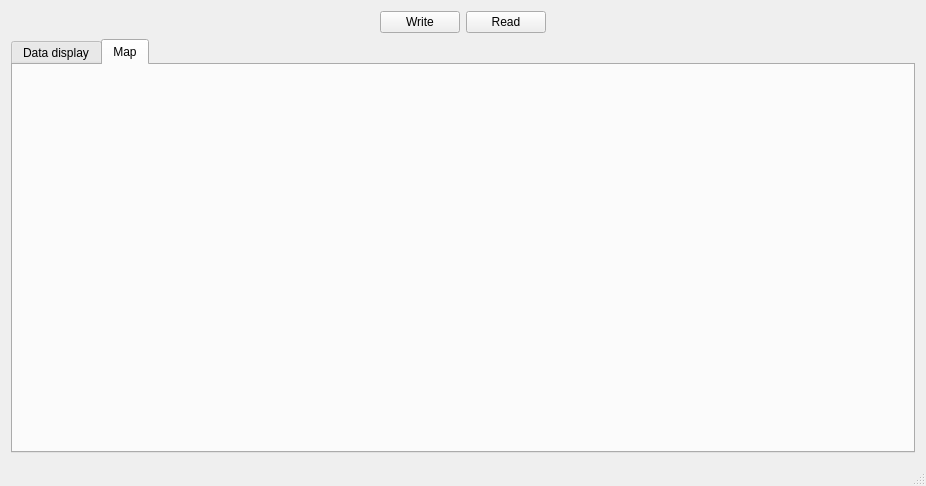
<?xml version="1.0" encoding="UTF-8"?>
<ui version="4.0">
 <class>MainWindow</class>
 <widget class="QMainWindow" name="MainWindow">
  <property name="geometry">
   <rect>
    <x>0</x>
    <y>0</y>
    <width>926</width>
    <height>486</height>
   </rect>
  </property>
  <property name="windowTitle">
   <string>MainWindow</string>
  </property>
  <widget class="QWidget" name="centralWidget">
   <layout class="QVBoxLayout" name="verticalLayout">
    <item>
     <layout class="QHBoxLayout" name="horizontalLayout_2">
      <item>
       <spacer name="horizontalSpacer">
        <property name="orientation">
         <enum>Qt::Horizontal</enum>
        </property>
        <property name="sizeHint" stdset="0">
         <size>
          <width>40</width>
          <height>20</height>
         </size>
        </property>
       </spacer>
      </item>
      <item>
       <widget class="QPushButton" name="decodeFileButton">
        <property name="text">
         <string>Write</string>
        </property>
       </widget>
      </item>
      <item>
       <widget class="QPushButton" name="readButton">
        <property name="text">
         <string>Read</string>
        </property>
       </widget>
      </item>
      <item>
       <spacer name="horizontalSpacer_2">
        <property name="orientation">
         <enum>Qt::Horizontal</enum>
        </property>
        <property name="sizeHint" stdset="0">
         <size>
          <width>40</width>
          <height>20</height>
         </size>
        </property>
       </spacer>
      </item>
     </layout>
    </item>
    <item>
     <widget class="QTabWidget" name="tabWidget">
      <property name="currentIndex">
       <number>1</number>
      </property>
      <widget class="QWidget" name="dataTab">
       <attribute name="title">
        <string>Data display</string>
       </attribute>
       <layout class="QVBoxLayout" name="verticalLayout_2">
        <item>
         <widget class="QTableWidget" name="tableWidget">
          <column>
           <property name="text">
            <string>ID</string>
           </property>
          </column>
          <column>
           <property name="text">
            <string>FirstItem</string>
           </property>
          </column>
          <column>
           <property name="text">
            <string>UploadTime</string>
           </property>
          </column>
          <column>
           <property name="text">
            <string>LocationTime</string>
           </property>
          </column>
          <column>
           <property name="text">
            <string>Information</string>
           </property>
          </column>
          <column>
           <property name="text">
            <string>TempNumber</string>
           </property>
          </column>
          <column>
           <property name="text">
            <string>Coordinate</string>
           </property>
          </column>
          <column>
           <property name="text">
            <string>Frequence</string>
           </property>
          </column>
         </widget>
        </item>
       </layout>
      </widget>
      <widget class="MyMapView" name="mapTab">
       <attribute name="title">
        <string>Map</string>
       </attribute>
      </widget>
     </widget>
    </item>
   </layout>
  </widget>
  <widget class="QStatusBar" name="statusBar"/>
 </widget>
 <layoutdefault spacing="6" margin="11"/>
 <customwidgets>
  <customwidget>
   <class>MyMapView</class>
   <extends>QWidget</extends>
   <header>mymapview.h</header>
   <container>1</container>
  </customwidget>
 </customwidgets>
 <resources/>
 <connections/>
</ui>
